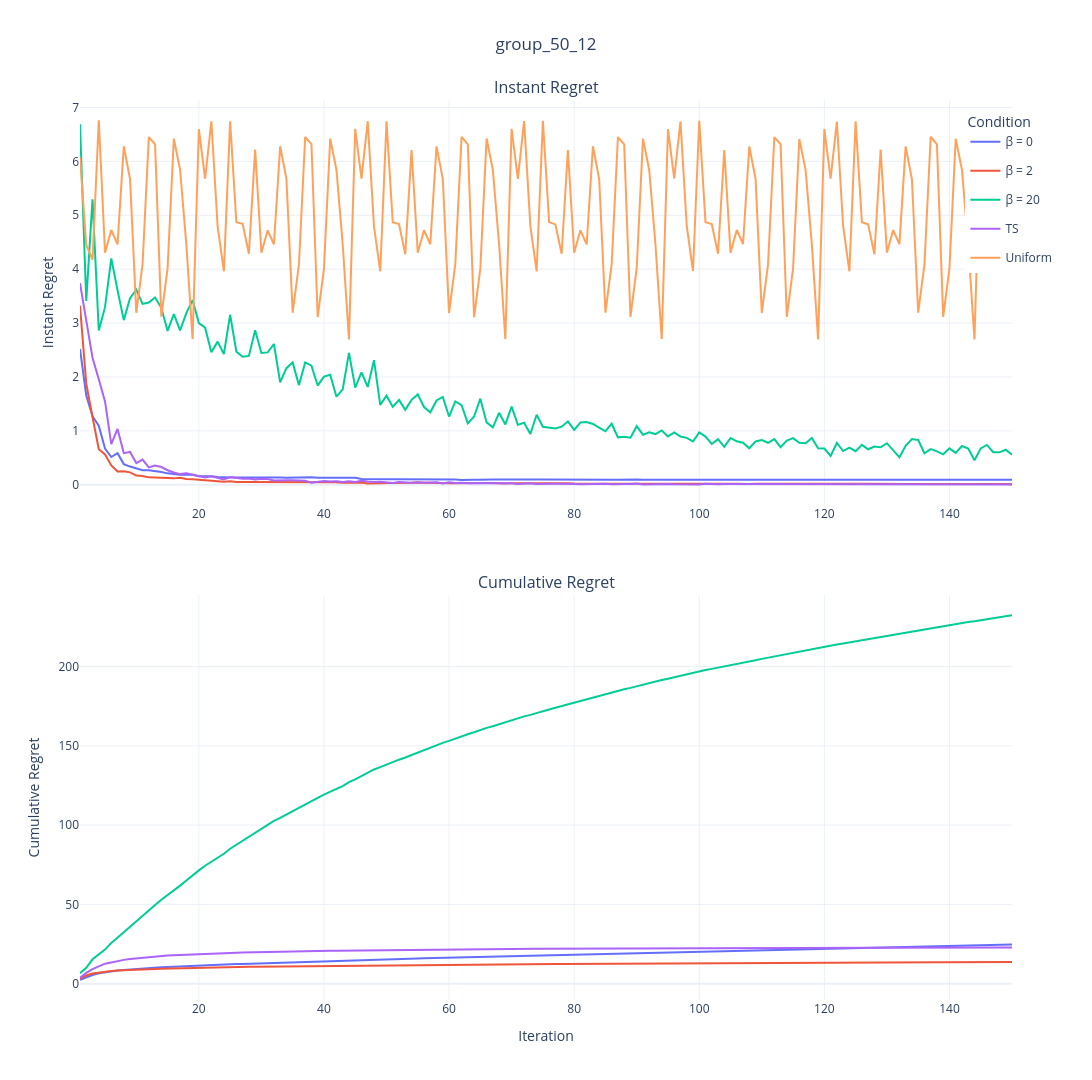

The notebook cell saved with this chart:
### Code cell
import pandas as pd
import plotly.graph_objects as go
import plotly.express as px
from plotly.subplots import make_subplots
import plotly.io as pio
import os
import numpy as np

data = "data1"
if data=="data1":
    text = "group"
else:
    text = "random"

# 定义文件夹路径和CSV文件列表
data_folder = os.path.join('Data', data)
files = ['50_12_0.csv','50_12_2.csv','50_12_20.csv','50_12_TS.csv','50_12_Uni.csv']
curve_names = ['β = 0', 'β = 2', 'β = 20', 'TS', 'Uniform']
colors = px.colors.qualitative.Plotly[:len(curve_names)] 

# 创建三个DataFrame分别存储原始均值、最优均值和累积遗憾
all_mean_data = pd.DataFrame()
all_best_data = pd.DataFrame()
all_cumsum_data = pd.DataFrame()  # 新增：存储Cumulative Regret

# 循环处理每个文件
for file, name in zip(files, curve_names):
    file_path = os.path.join(data_folder, file)
    df = pd.read_csv(file_path, index_col='Repetition')
    
    # 计算每个step的均值（Instant Regret）
    mean_results = df.mean(axis=0)
    
    # 计算当前最优均值（Simple Regret，可选保留或删除）
    best_results = np.minimum.accumulate(mean_results.values)
    
    # 添加到原始均值DataFrame
    temp_mean_df = pd.DataFrame({
        'Iter': range(1, 151),
        'Value': mean_results.values,
        'Condition': name
    })
    
    # 添加到最优均值DataFrame（可选保留或删除）
    temp_best_df = pd.DataFrame({
        'Iter': range(1, 151),
        'Value': best_results,
        'Condition': name
    })    
    
    # 新增：计算Cumulative Regret（排除Uniform条件）
    if name != 'Uniform':
        cumsum_results = np.cumsum(mean_results.values)
        temp_cumsum_df = pd.DataFrame({
            'Iter': range(1, 151),
            'Value': cumsum_results,
            'Condition': name
        })
        all_cumsum_data = pd.concat([all_cumsum_data, temp_cumsum_df])
    
    all_mean_data = pd.concat([all_mean_data, temp_mean_df])
    all_best_data = pd.concat([all_best_data, temp_best_df])

# 创建子图（2行1列，垂直排列）
fig = make_subplots(
    rows=2, cols=1,
    vertical_spacing=0.1,
    subplot_titles=("Instant Regret", "Cumulative Regret")  # 添加子图标题
)

# 为每个条件添加原始均值曲线（Instant Regret，第一个子图）
for i, condition in enumerate(curve_names):
    mean_df = all_mean_data[all_mean_data['Condition'] == condition]
    fig.add_trace(
        go.Scatter(
            x=mean_df['Iter'],
            y=mean_df['Value'],
            name=condition,
            legendgroup=condition,
            showlegend=True,
            line=dict(color=colors[i]),
            meta=[condition],
            hovertemplate="Iter: %{x}<br>Mean: %{y:.4f}<br>Condition: %{meta[0]}<extra></extra>"
        ),
        row=1, col=1
    )

# 为每个条件（排除Uniform）添加累积遗憾曲线（Cumulative Regret，第二个子图）
for i, condition in enumerate(curve_names):
    if condition == 'Uniform':
        continue  # 跳过Uniform条件
    cumsum_df = all_cumsum_data[all_cumsum_data['Condition'] == condition]
    fig.add_trace(
        go.Scatter(
            x=cumsum_df['Iter'],
            y=cumsum_df['Value'],
            name=condition,
            legendgroup=condition,
            showlegend=False,  # 避免重复图例
            line=dict(color=colors[i]),
            meta=[condition],
            hovertemplate="Iter: %{x}<br>CumSum: %{y:.4f}<br>Condition: %{meta[0]}<extra></extra>"
        ),
        row=2, col=1
    )

# 更新布局
fig.update_layout(
    title_text=text+"_50_12",
    title_x=0.5,
    height=1080,
    width=1920,
    template='plotly_white',
    legend_title_text='Condition',
    legend=dict(yanchor="top", y=0.99, xanchor="left", x=0.95)
)

# 更新Y轴和X轴标签
fig.update_yaxes(title_text="Instant Regret", row=1, col=1)
fig.update_yaxes(title_text="Cumulative Regret", row=2, col=1)
fig.update_xaxes(title_text="Iteration", row=2, col=1)  # 仅底部子图显示X轴标签

# 显示图形
fig.show()

# 保存为HTML文件
pio.write_html(fig, '50_12_instant.html')

### Figure 1 — Plotly figure (JSON) as saved in the notebook; plotly's stock layout.template omitted (floating-point values rounded to 4 significant figures; data arrays with more than 128 entries replaced by an {"elided": "..."} marker saying what was removed)
{"data": [{"hovertemplate": "Iter: %{x}<br>Mean: %{y:.4f}<br>Condition: %{meta[0]}<extra></extra>", "legendgroup": "β = 0", "line": {"color": "#636EFA"}, "meta": ["β = 0"], "name": "β = 0", "showlegend": true, "type": "scatter", "x": {"elided": "150 int values"}, "xaxis": "x", "y": {"elided": "150 float values"}, "yaxis": "y"}, {"hovertemplate": "Iter: %{x}<br>Mean: %{y:.4f}<br>Condition: %{meta[0]}<extra></extra>", "legendgroup": "β = 2", "line": {"color": "#EF553B"}, "meta": ["β = 2"], "name": "β = 2", "showlegend": true, "type": "scatter", "x": {"elided": "150 int values"}, "xaxis": "x", "y": {"elided": "150 float values"}, "yaxis": "y"}, {"hovertemplate": "Iter: %{x}<br>Mean: %{y:.4f}<br>Condition: %{meta[0]}<extra></extra>", "legendgroup": "β = 20", "line": {"color": "#00CC96"}, "meta": ["β = 20"], "name": "β = 20", "showlegend": true, "type": "scatter", "x": {"elided": "150 int values"}, "xaxis": "x", "y": {"elided": "150 float values"}, "yaxis": "y"}, {"hovertemplate": "Iter: %{x}<br>Mean: %{y:.4f}<br>Condition: %{meta[0]}<extra></extra>", "legendgroup": "TS", "line": {"color": "#AB63FA"}, "meta": ["TS"], "name": "TS", "showlegend": true, "type": "scatter", "x": {"elided": "150 int values"}, "xaxis": "x", "y": {"elided": "150 float values"}, "yaxis": "y"}, {"hovertemplate": "Iter: %{x}<br>Mean: %{y:.4f}<br>Condition: %{meta[0]}<extra></extra>", "legendgroup": "Uniform", "line": {"color": "#FFA15A"}, "meta": ["Uniform"], "name": "Uniform", "showlegend": true, "type": "scatter", "x": {"elided": "150 int values"}, "xaxis": "x", "y": {"elided": "150 float values"}, "yaxis": "y"}, {"hovertemplate": "Iter: %{x}<br>CumSum: %{y:.4f}<br>Condition: %{meta[0]}<extra></extra>", "legendgroup": "β = 0", "line": {"color": "#636EFA"}, "meta": ["β = 0"], "name": "β = 0", "showlegend": false, "type": "scatter", "x": {"elided": "150 int values"}, "xaxis": "x2", "y": {"elided": "150 float values"}, "yaxis": "y2"}, {"hovertemplate": "Iter: %{x}<br>CumSum: %{y:.4f}<br>Condition: %{meta[0]}<extra></extra>", "legendgroup": "β = 2", "line": {"color": "#EF553B"}, "meta": ["β = 2"], "name": "β = 2", "showlegend": false, "type": "scatter", "x": {"elided": "150 int values"}, "xaxis": "x2", "y": {"elided": "150 float values"}, "yaxis": "y2"}, {"hovertemplate": "Iter: %{x}<br>CumSum: %{y:.4f}<br>Condition: %{meta[0]}<extra></extra>", "legendgroup": "β = 20", "line": {"color": "#00CC96"}, "meta": ["β = 20"], "name": "β = 20", "showlegend": false, "type": "scatter", "x": {"elided": "150 int values"}, "xaxis": "x2", "y": {"elided": "150 float values"}, "yaxis": "y2"}, {"hovertemplate": "Iter: %{x}<br>CumSum: %{y:.4f}<br>Condition: %{meta[0]}<extra></extra>", "legendgroup": "TS", "line": {"color": "#AB63FA"}, "meta": ["TS"], "name": "TS", "showlegend": false, "type": "scatter", "x": {"elided": "150 int values"}, "xaxis": "x2", "y": {"elided": "150 float values"}, "yaxis": "y2"}], "layout": {"annotations": [{"font": {"size": 16}, "showarrow": false, "text": "Instant Regret", "x": 0.5, "xanchor": "center", "xref": "paper", "y": 1, "yanchor": "bottom", "yref": "paper"}, {"font": {"size": 16}, "showarrow": false, "text": "Cumulative Regret", "x": 0.5, "xanchor": "center", "xref": "paper", "y": 0.45, "yanchor": "bottom", "yref": "paper"}], "height": 1080, "legend": {"title": {"text": "Condition"}, "x": 0.95, "xanchor": "left", "y": 0.99, "yanchor": "top"}, "title": {"text": "group_50_12", "x": 0.5}, "width": 1920, "xaxis": {"anchor": "y", "domain": [0, 1]}, "xaxis2": {"anchor": "y2", "domain": [0, 1], "title": {"text": "Iteration"}}, "yaxis": {"anchor": "x", "domain": [0.55, 1], "title": {"text": "Instant Regret"}}, "yaxis2": {"anchor": "x2", "domain": [0, 0.45], "title": {"text": "Cumulative Regret"}}}}
